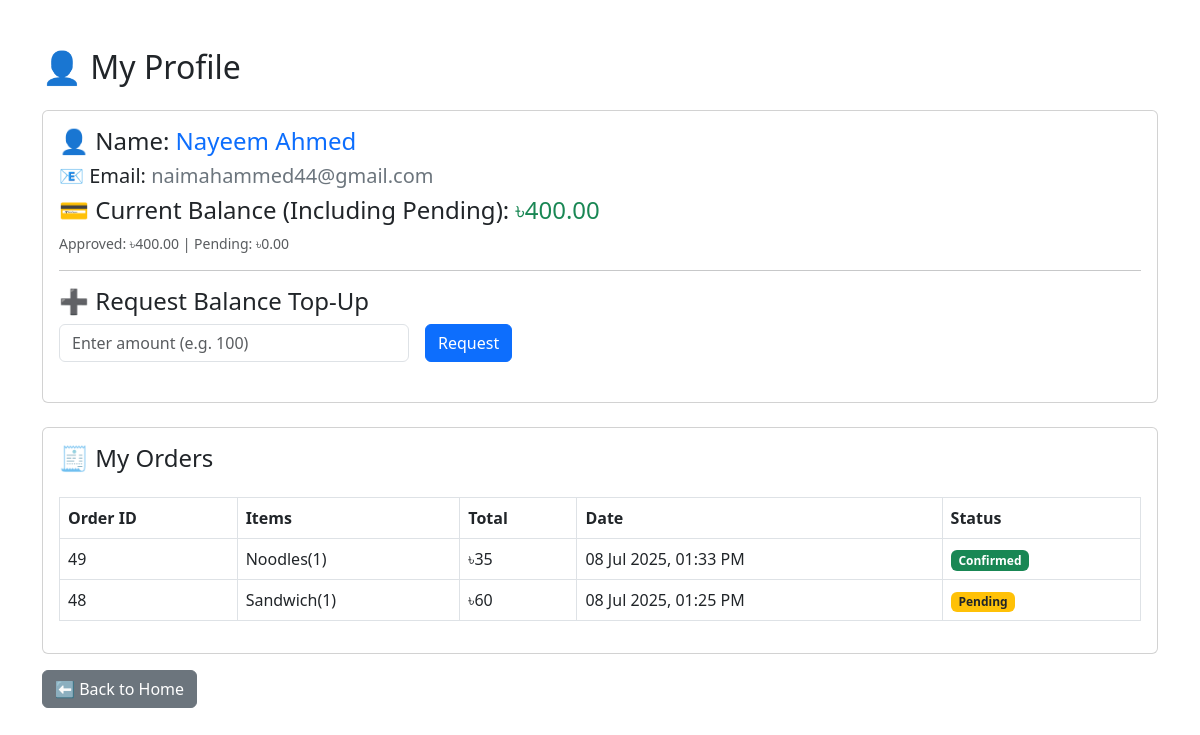
Page /my_profile.php (signed in) on the committed database.
### tables this page shows
CREATE TABLE `users` (
  `id` int(11) NOT NULL,
  `full_name` varchar(100) DEFAULT NULL,
  `phone` varchar(15) NOT NULL,
  `email` varchar(100) DEFAULT NULL,
  `customer_id` varchar(50) DEFAULT NULL,
  `password` varchar(100) DEFAULT NULL,
  `balance` decimal(10,2) DEFAULT 0.00
);

CREATE TABLE `orders` (
  `id` int(11) NOT NULL,
  `user_id` int(11) DEFAULT NULL,
  `items` text DEFAULT NULL,
  `total` int(11) DEFAULT NULL,
  `created_at` timestamp NOT NULL DEFAULT current_timestamp(),
  `quantity` int(11) NOT NULL,
  `created_date` date NOT NULL,
  `product_id` varchar(100) NOT NULL,
  `order_name` varchar(200) NOT NULL,
  `order_status` int(11) NOT NULL
);

### my_profile.php (the view, shortened to what this page needs)
<?php
include 'db.php';
$user_id = $_SESSION['user_id'];
$user_query = mysqli_query($conn, "SELECT full_name, email, balance FROM users WHERE id = '$user_id'");
$user = mysqli_fetch_assoc($user_query);
$full_name = $user['full_name'];
$email = $user['email'];
$balance = $user['balance'];
$pending_query = mysqli_query($conn, "SELECT SUM(amount) AS pending_amount FROM users_balance_requests WHERE user_id = '$user_id' AND status = 'pending'");
$pending_row = mysqli_fetch_assoc($pending_query);
$pending_amount = $pending_row['pending_amount'] ?? 0;
$display_balance = $balance + $pending_amount;
$order_result = mysqli_query($conn, "SELECT * FROM orders WHERE user_id = '$user_id' ORDER BY created_at DESC");
?>
<!DOCTYPE html>
<html lang="en">
<head>
  <link href="https://cdn.jsdelivr.net/npm/bootstrap@5.3.0-alpha1/dist/css/bootstrap.min.css" rel="stylesheet">
</head>
<body>
<div class="container mt-5">
  <h2 class="mb-4">👤 My Profile</h2>
  <div class="card p-3 mb-4">
    <h4>👤 Name: <span class="text-primary"><?php echo htmlspecialchars($full_name); ?></span></h4>
    <h5>📧 Email: <span class="text-secondary"><?php echo htmlspecialchars($email); ?></span></h5>
    <h4>💳 Current Balance (Including Pending):
  <span class="text-success">৳<?= number_format($display_balance, 2) ?></span>
</h4>
<small class="text-muted">
  Approved: ৳<?= number_format($balance, 2) ?> |
  Pending: ৳<?= number_format($pending_amount, 2) ?>
</small>
    <hr>
    <h4>➕ Request Balance Top-Up</h4>
    <form method="POST" class="row g-3 mb-4">
        <div class="col-md-4">
            <input type="number" name="amount" class="form-control" placeholder="Enter amount (e.g. 100)" required>
        </div>
        <div class="col-md-2">
            <button name="request_balance" class="btn btn-primary">Request</button>
        </div>
    </form>
  </div>
  <div class="card p-3">
    <h4>🧾 My Orders</h4>
    <table class="table table-bordered mt-3">
      <thead>
        <tr>
          <th>Order ID</th>
          <th>Items</th>
          <th>Total</th>
          <th>Date</th>
          <th>Status</th>
        </tr>
      </thead>
      <tbody>
         <?php while ($row = mysqli_fetch_assoc($order_result)): ?>
      <?php
        $status = (int)$row['order_status'];
        $status_label = '<span class="badge bg-secondary">Unknown</span>';
        if ($status === 1) {
            $status_label = '<span class="badge bg-warning text-dark">Pending</span>';
        } elseif ($status === 2) {
            $status_label = '<span class="badge bg-success">Confirmed</span>';
        }
      ?>
          <tr>
            <td><?php echo $row['id']; ?></td>
            <td><?php echo htmlspecialchars($row['order_name']); ?></td>
            <td>৳<?php echo $row['total']; ?></td>
            <td><?php echo date('d M Y, h:i A', strtotime($row['created_at'])); ?></td>
            <td><?php echo $status_label; ?></td>
          </tr>
        <?php endwhile; ?>
      </tbody>
    </table>
  </div>
  <a href="index.php" class="btn btn-secondary mt-3">⬅️ Back to Home</a>
</div>
</body>
</html>

### rows in the picture
users: full_name "Nayeem Ahmed", email "naimahammed44@gmail.com", balance "400.00"
orders: id "49", order_name "Noodles(1)", total "35", created_at "08 Jul 2025, 01:33 PM", order_status "Confirmed"
orders: id "48", order_name "Sandwich(1)", total "60", created_at "08 Jul 2025, 01:25 PM", order_status "Pending"

### other values in the picture
$pending_amount "0.00"
